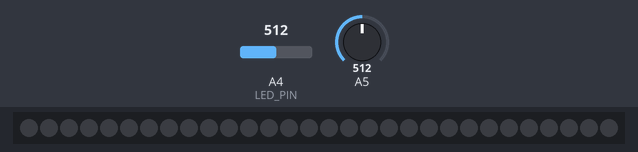
A sketch run on a simulated Arduino Zero (SAMD21). On the bench: 30 RGB LEDs in strip order, left to right. The inputs (shaded band) are chosen by the test bench; at power-on: A5 = 512, A4 (LED_PIN) = 512 (analog values on the 0–1023 scale). Dim RGB values are drawn brighter than linear; what the sketch prints to the serial monitor is not drawn.

Above: at 1.3 s.
1.4 s: A5 set to 612
2.9 s: A5 set to 641
At 4.4 s:
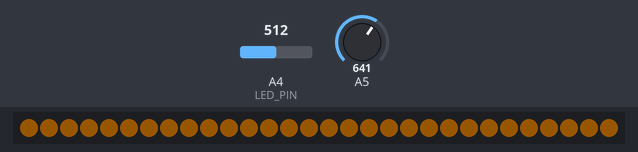
Timing chart, 0 to 5.9 s (numbered marks = the images above; inputs shaded):
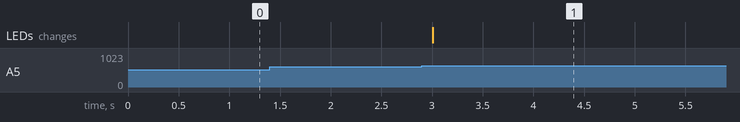

Measured:
- the behaviour switches between 624 and 625 on A5 (found by bisection; images 0 and 1)
- after the input at 1.4 s, every drawn part: stays the same
- after the input at 2.9 s, the LEDs: change after 0.11 s (image 1)

The sketch:

____.ino
```cpp
#include <Adafruit_NeoPixel.h>

// --- 引脚定义与灯带参数配置 ---
#define LED_PIN    18          // WS2812 数据引脚连接到 GPIO18
#define LED_COUNT  30           // 需要控制的灯珠数量，如果是灯带请改为实际数量
#define LED_BRIGHTNESS 25      // 总体亮度 (0 - 255)，建议从较低亮度开始测试

// 创建 NeoPixel 对象，参数：灯珠数, 引脚, 灯珠类型
// NEO_GRB + NEO_KHZ800 是 WS2812B 最常用的规格，具体可查你购买灯带的说明
Adafruit_NeoPixel strip(LED_COUNT, LED_PIN, NEO_GRB + NEO_KHZ800);

#define LDR_PIN     4         // 亮度传感器OUT引脚
#define FSR_PIN    5      // fsr薄膜压力传感器引脚

// 控制状态变量
bool ledIsOn = false;              // LED当前状态
bool pressureDetected = false;     // 用于检测压力的上升沿
unsigned long lastPressureTime = 0;// 最后一次检测到较大压力的时间
const unsigned long AUTO_OFF_TIME = 30000; // 自动熄灭时间30秒

void turnOnLED() {
  for (int i = 0; i < LED_COUNT; i++) {
    strip.setPixelColor(i, strip.Color(255, 140, 0));
  }
  strip.show();
  ledIsOn = true;
  lastPressureTime = millis();
  Serial.println("LED已点亮");
}

void turnOffLED() {
  strip.clear();
  strip.show();
  ledIsOn = false;
  Serial.println("LED已熄灭");
}

void setup() {
  strip.begin();                // 初始化 LED 灯带
  strip.setBrightness(LED_BRIGHTNESS); // 设置亮度
  strip.clear();                // 初始时熄灭LED
  strip.show();

  analogReadResolution(13);
  Serial.begin(115200);
  Serial.println("系统启动，LED初始熄灭");
}

void loop() {
  int ldrValue = analogRead(LDR_PIN);
  int brightness = ldrValue - 4096;
  if(brightness<0) brightness = 0;
  Serial.print("亮度传感器数值: ");
  Serial.print(brightness);

  bool isDark = false;
  if (brightness > 3000) {
    Serial.println("  —— 强光");
  }
  else if (brightness > 1500) {
    Serial.println("  —— 正常光");
  }
  else {
    Serial.println("  —— 弱光/黑暗");
    isDark = true;
  }

  int fsrValue = analogRead(FSR_PIN);
  bool isHighPressure = false;

  // 简单的压力等级判断
  if (fsrValue < 100) {
    Serial.println("压力状态: 无压力");
    pressureDetected = false;
  } else if (fsrValue < 2000) {
    Serial.println("压力状态: 轻微压力");
    pressureDetected = false;
  } else if (fsrValue < 5000) {
    Serial.println("压力状态: 中等压力");
    pressureDetected = false;
  } else {
    Serial.println("压力状态: 较大压力");
    isHighPressure = true;
  }

  // 控制逻辑
  if (isHighPressure && !pressureDetected) {
    // 检测到较大压力的上升沿
    pressureDetected = true;

    if (!ledIsOn) {
      // LED熄灭时，只有在弱光/黑暗下才点亮
      if (isDark) {
        turnOnLED();
      } else {
        Serial.println("环境太亮，不点亮LED");
      }
    } else {
      // LED点亮时，直接熄灭（不需要弱光条件）
      turnOffLED();
    }
  }

  // 自动熄灭检查
  if (ledIsOn && (millis() - lastPressureTime > AUTO_OFF_TIME)) {
    Serial.println("30秒无操作，自动熄灭");
    turnOffLED();
  }

  delay(500);
}
```
